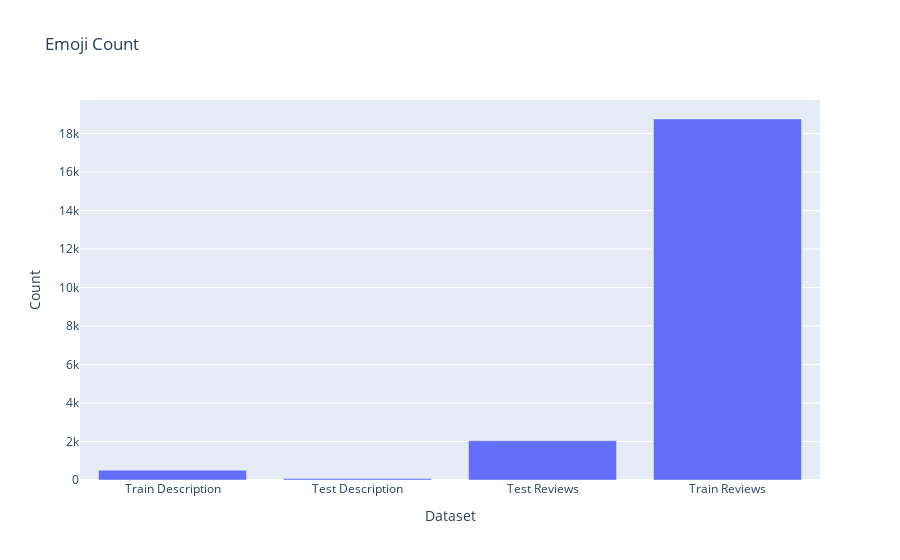

Notebook cell for this chart:
### Markdown cell above
### 1.4 Emojis count

### Code cell
def emoji_count_text(text_column):
    emoji_sum = 0
    emoji_lines = []
    for i, text in enumerate(text_column):
        if isinstance(text, str):
            emoji_count = emoji.emoji_count(text, unique=False)
            if emoji_count > 0:
                emoji_sum += emoji_count
                emoji_lines.append(i)
    return emoji_sum, emoji_lines

emojis_train, emoji_lines_train = emoji_count_text(corpora_train['description'])
emojis_test, emoji_lines_test = emoji_count_text(corpora_test['description'])
emojis_test_review, emoji_lines_test_review = emoji_count_text(corpora_test_review['comments'])
emojis_train_review, emoji_lines_train_review = emoji_count_text(corpora_train_review['comments'])

categories = ['Train Description', 'Test Description', 'Test Reviews', 'Train Reviews']
emoji_counts = [emojis_train, emojis_test, emojis_test_review, emojis_train_review]

fig = go.Figure(data=[go.Bar(x=categories, y=emoji_counts)])
fig.update_layout(title='Emoji Count', xaxis_title='Dataset', yaxis_title='Count')
fig.show()

### Figure 1 — Plotly figure (JSON) as saved in the notebook; plotly's stock layout.template omitted (floating-point values rounded to 4 significant figures)
{"data": [{"type": "bar", "x": ["Train Description", "Test Description", "Test Reviews", "Train Reviews"], "y": [510, 72, 2040, 18758]}], "layout": {"title": {"text": "Emoji Count"}, "xaxis": {"title": {"text": "Dataset"}}, "yaxis": {"title": {"text": "Count"}}}}
